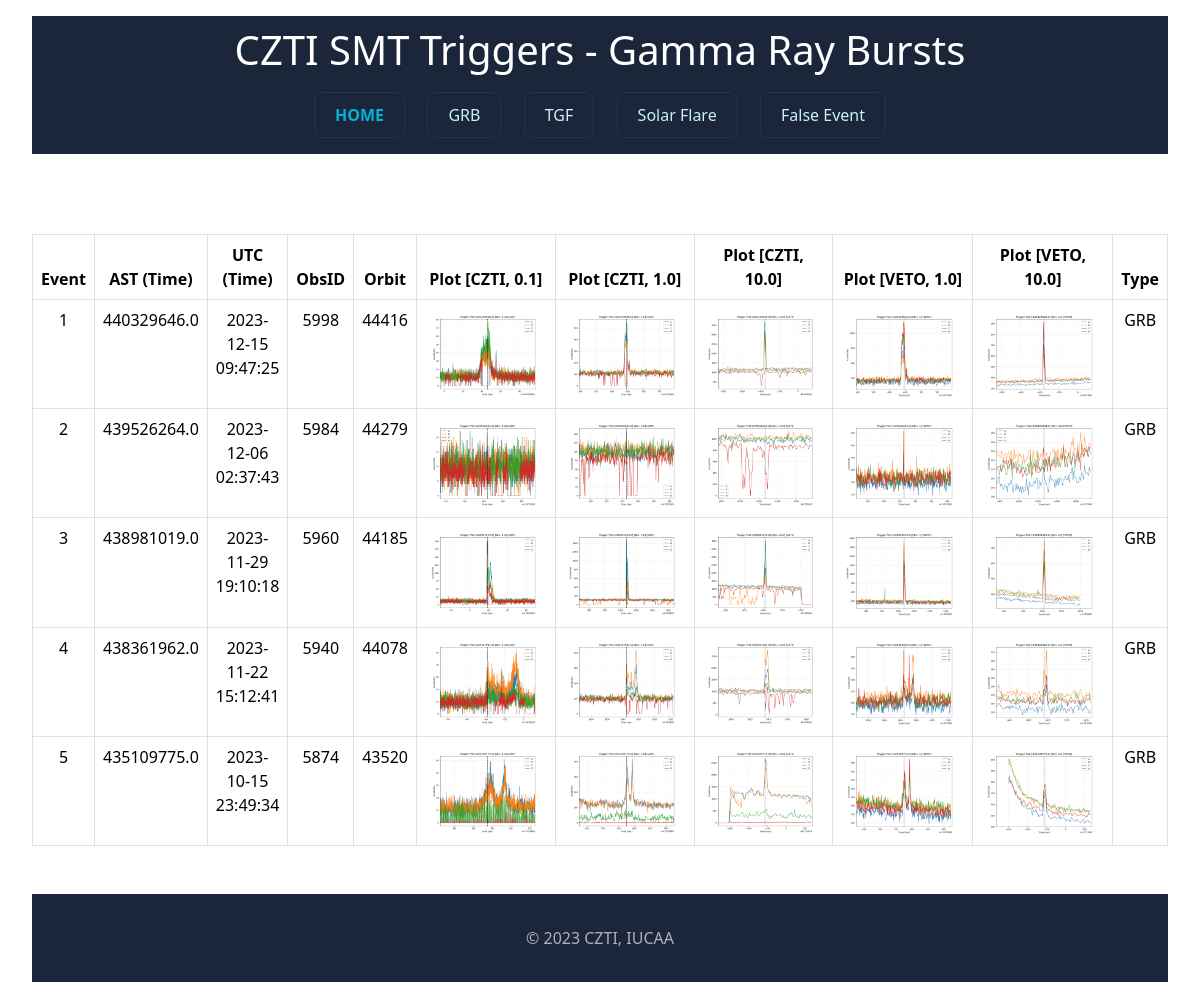
The page /grb on the database its author committed.
### tables this page shows
CREATE TABLE events (event_id INTEGER PRIMARY KEY AUTOINCREMENT, event_obsid TEXT, event_orbit TEXT, event_ast TEXT, event_utc TEXT, event_type TEXT);

### app.py (the view)
@app.route("/grb")
def grb_page():
    rows = getdatadb()
    return render_template('grb.html', elem=rows)

### app.py (called while the page is built)
def getdatadb():
    conn = sqlite3.connect(DATABASE)
    cursor = conn.cursor()
    query = "SELECT * FROM events;"
    cursor.execute(query)
    dbrow = cursor.fetchall()
    columns = [desc[0] for desc in cursor.description]
    rowdata = []
    for row in dbrow:
        row_dict = dict(zip(columns, row))
        rowdata.append(row_dict)
    cursor.close()
    conn.close()
    return rowdata

### templates/grb.html (shortened to what this page needs)
<!DOCTYPE html>
<html lang="en">
<head>
    <link href="https://cdn.jsdelivr.net/npm/bootstrap@5.3.2/dist/css/bootstrap.min.css" rel="stylesheet">
</head>
<body>
    <nav>
        <h1>CZTI SMT Triggers - Gamma Ray Bursts</h1>
        <div class="info-section">
            <a href="{{ url_for('hello_czti') }}" class="button home-button">HOME</a>
            <a href="{{ url_for('grb_page') }}" class="button">GRB</a>
            <a href="{{ url_for('tgf_page') }}" class="button">TGF</a>
            <a href="{{ url_for('solar_page') }}" class="button">Solar Flare</a>
            <a href="{{ url_for('false_page') }}" class="button">False Event</a>
        </div>
    </nav>
    <div class="table-responsive">
        <table class="table table-hover table-bordered">
            <thead>
                <tr>
                    <th>Event</th>
                    <th>AST (Time)</th>
                    <th>UTC (Time)</th>
                    <th>ObsID</th>
                    <th>Orbit</th>
                    <th>Plot [CZTI, 0.1]</th>
                    <th>Plot [CZTI, 1.0]</th>
                    <th>Plot [CZTI, 10.0]</th>
                    <th>Plot [VETO, 1.0]</th>
                    <th>Plot [VETO, 10.0]</th>
                    <th>Type</th>
                </tr>
            </thead>
            <tbody>
                {% for val in elem %}
                    {% if val['event_type'] == 'GRB' %}
                        <tr>
                            <td>{{val['event_id']}}</td>
                            <td>{{val['event_ast']}}</td>
                            <td>{{val['event_utc']}}</td>
                            <td>{{val['event_obsid'][26:30]}}</td>
                            <td>{{val['event_orbit']}}</td>
                            <td><img class="plot-image" src="static/{{val['event_ast']}}/{{val['event_ast']}}_0.1_CZTI.png"></td>
                            <td><img class="plot-image" src="static/{{val['event_ast']}}/{{val['event_ast']}}_1.0_CZTI.png"></td>
                            <td><img class="plot-image" src="static/{{val['event_ast']}}/{{val['event_ast']}}_10.0_CZTI.png"></td>
                            <td><img class="plot-image" src="static/{{val['event_ast']}}/{{val['event_ast']}}_1_VETO.png"></td>
                            <td><img class="plot-image" src="static/{{val['event_ast']}}/{{val['event_ast']}}_10_VETO.png"></td>
                            <td>{{val['event_type']}}</td>
                        </tr>
                    {% endif %}
                {% endfor %}
            </tbody>
        </table>
    </div>
    <footer>
        <p>&copy; 2023 CZTI, IUCAA</p>
    </footer>
</body>
</html>

### templates/grb.html (style rules this page uses)
html { height: 100%; }
body { min-height: 100%; display: flex; flex-direction: column; margin: 0; }
h1 { text-align: center; padding: 34px; }
nav { margin: 16px 32px 64px 32px; background-color: #1b263b; color: white; }
h1 { text-align: center; padding: 10px 32px 2px 32px; margin: 0; }
.info-section { display: flex; padding: 16px; margin: 0px 256px 0px 256px; justify-content: space-between; }
.button { padding: 10px 20px; margin: 0 10px; text-decoration: none; color: #caf0f8; background-color: #1b263b; border: 1px solid #1d3557; border-radius: 8px; cursor: pointer; transition: background-color 0.3s ease; }
.home-button { font-weight: bold; color: #00b4d8; }
.table-responsive { margin: 16px 32px 32px 32px; text-align: center; }
.table-responsive img { width: 100%; }
td:nth-child(6), td:nth-child(7), td:nth-child(8), td:nth-child(9), td:nth-child(10) { width: 14%; white-space: nowrap; }
footer { padding: 32px; margin: 32px 32px 16px 32px; color: rgba(255, 255, 255, 0.644); text-align: center; background-color: #1b263b; margin-top: auto; }
footer p { margin: 0; }

### rows shown on the page
events: event_id "1", event_ast "440329646.0", event_utc "2023-12-15 09:47:25", event_obsid "5998", event_orbit "44416", event_ast (picture), event_type "GRB"
events: event_id "2", event_ast "439526264.0", event_utc "2023-12-06 02:37:43", event_obsid "5984", event_orbit "44279", event_ast (picture), event_type "GRB"
events: event_id "3", event_ast "438981019.0", event_utc "2023-11-29 19:10:18", event_obsid "5960", event_orbit "44185", event_ast (picture), event_type "GRB"
events: event_id "4", event_ast "438361962.0", event_utc "2023-11-22 15:12:41", event_obsid "5940", event_orbit "44078", event_ast (picture), event_type "GRB"
events: event_id "5", event_ast "435109775.0", event_utc "2023-10-15 23:49:34", event_obsid "5874", event_orbit "43520", event_ast (picture), event_type "GRB"
